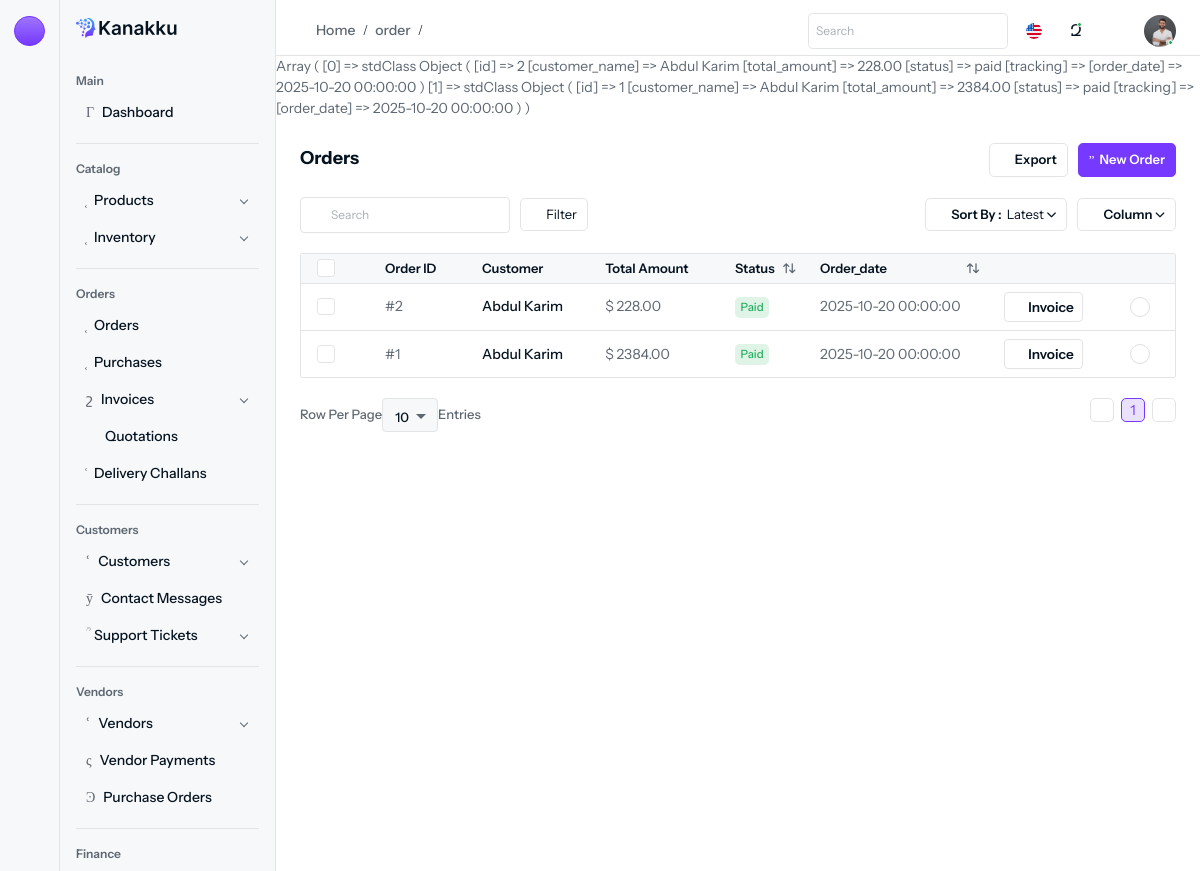
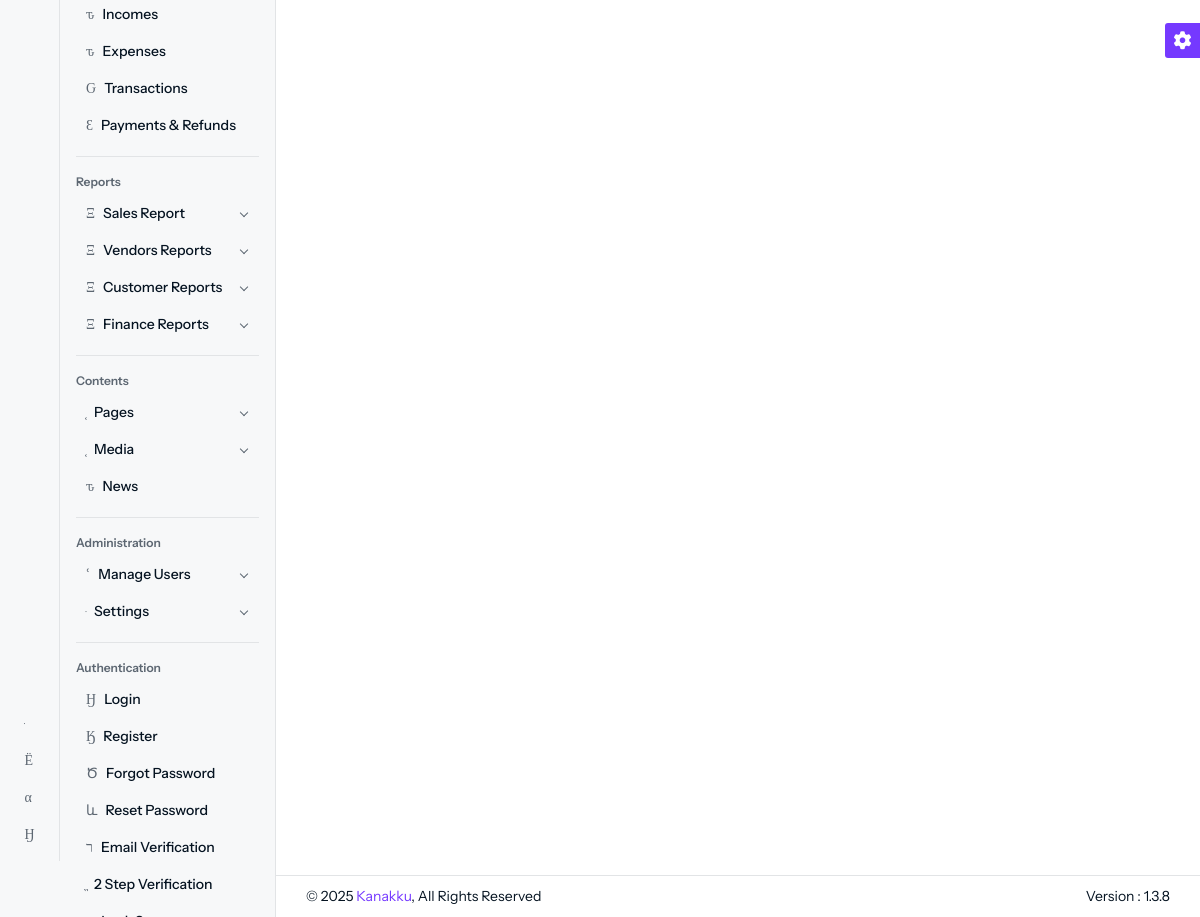
The page /order (signed in) on the database its author committed (2 pictures, top to bottom).
### tables this page shows
CREATE TABLE `orders` (
  `id` int NOT NULL,
  `customer_id` int DEFAULT NULL,
  `order_date` datetime DEFAULT CURRENT_TIMESTAMP,
  `status` varchar(50) DEFAULT NULL,
  `total_amount` decimal(10,2) DEFAULT NULL,
  `created_at` datetime DEFAULT CURRENT_TIMESTAMP,
  `updated_at` datetime DEFAULT CURRENT_TIMESTAMP,
  `delivery_date` date DEFAULT NULL,
  `shipping_address` varchar(255) DEFAULT NULL,
  `billing_address` varchar(255) DEFAULT NULL,
  `paid_amount` decimal(10,2) DEFAULT NULL,
  `discount` float DEFAULT NULL,
  `tracking_id` int DEFAULT NULL
);

CREATE TABLE `customers` (
  `id` int NOT NULL,
  `name` varchar(255) DEFAULT NULL,
  `email` varchar(255) DEFAULT NULL,
  `phone` varchar(50) DEFAULT NULL,
  `photo` varchar(255) NOT NULL,
  `address` varchar(255) NOT NULL,
  `status` varchar(255) NOT NULL,
  `created_at` datetime DEFAULT CURRENT_TIMESTAMP,
  `updated_at` datetime DEFAULT CURRENT_TIMESTAMP
);

### controllers/Orders/OrderController.php (called while the page is built, shortened)
<?php
class OrderController extends Controller
{
	public function index()
	{
		$data = Order::all();
		view("Orders", $data);
	}
}

### configs/app_config.php (called while the page is built, shortened)
<?php
$base_url = "http://localhost/elctro_Ecom_project/admin";

### models/Orders/order.model.php (called while the page is built, shortened)
<?php
class Order extends Model implements JsonSerializable
{
	public static function all()
	{
		global $db, $tx;
		$result = $db->query("
        SELECT
            o.id,
            c.name AS customer_name,
            o.total_amount,
            o.status,
            t.name AS tracking,
            o.order_date
        FROM orders AS o
        JOIN customers AS c ON o.customer_id = c.id
        LEFT JOIN trackings AS t ON t.id = o.tracking_id
        ORDER BY o.id DESC;
    ");
		$data = [];
		while ($order = $result->fetch_object()) {
			$data[] = $order;
		}
		return $data;
	}
}

### views/pages/Orders/order/index.php (the view, shortened to what this page needs)
<?php
print_r($data)
?>
<div class="content content-two">
    <div class="d-flex d-block align-items-center justify-content-between flex-wrap gap-3 mb-3">
        <div>
            <h6>Orders</h6>
        </div>
        <div class="d-flex my-xl-auto right-content align-items-center flex-wrap gap-2">
            <div class="dropdown">
                <a href="javascript:void(0);" class="btn btn-outline-white d-inline-flex align-items-center" data-bs-toggle="dropdown">
                    <i class="isax isax-export-1 me-1"></i>Export
                </a>
            </div>
            <div>
                <a href="<?= $base_url ?>/order/create" class="btn btn-primary d-flex align-items-center">
                    <i class="isax isax-add-circle5 me-1"></i>New Order
                </a>
            </div>
        </div>
    </div>
    <div class="mb-3">
        <div class="d-flex align-items-center justify-content-between flex-wrap gap-3">
            <div class="d-flex align-items-center flex-wrap gap-2">
                <div class="table-search d-flex align-items-center mb-0">
                    <div class="search-input">
                        <a href="javascript:void(0);" class="btn-searchset"><i class="isax isax-search-normal fs-12"></i></a>
                        <div id="DataTables_Table_0_filter" class="dataTables_filter"><label> <input type="search" class="form-control form-control-sm" placeholder="Search" aria-controls="DataTables_Table_0"></label></div>
                    </div>
                </div>
                <a class="btn btn-outline-white fw-normal d-inline-flex align-items-center" href="javascript:void(0);" data-bs-toggle="offcanvas" data-bs-target="#customcanvas">
                    <i class="isax isax-filter me-1"></i>Filter
                </a>
            </div>
            <div class="d-flex align-items-center flex-wrap gap-2">
                <div class="dropdown">
                    <a href="javascript:void(0);" class="dropdown-toggle btn btn-outline-white d-inline-flex align-items-center" data-bs-toggle="dropdown" aria-expanded="false">
                        <i class="isax isax-sort me-1"></i>Sort By : <span class="fw-normal ms-1">Latest</span>
                    </a>
                </div>
                <div class="dropdown">
                    <a href="javascript:void(0);" class="dropdown-toggle btn btn-outline-white d-inline-flex align-items-center" data-bs-toggle="dropdown" data-bs-auto-close="outside" aria-expanded="false">
                        <i class="isax isax-grid-3 me-1"></i>Column
                    </a>
                </div>
            </div>
        </div>
    </div>
    <div class="table-responsive">
        <div id="DataTables_Table_0_wrapper" class="dataTables_wrapper dt-bootstrap5 no-footer  mb-3">
            <table class="table table-nowrap datatable dataTable no-footer" id="DataTables_Table_0" aria-describedby="DataTables_Table_0_info">
                <thead class="thead-light">
                    <tr>
                        <th class="no-sort sorting sorting_asc" tabindex="0" aria-controls="DataTables_Table_0" rowspan="1" colspan="1" aria-sort="ascending" aria-label="CheckBox: activate to sort column descending">
                            <div class="form-check form-check-md">
                                <input class="form-check-input" type="checkbox" id="select-all">
                            </div>
                        </th>
                        <th class="no-sort" tabindex="0" aria-controls="DataTables_Table_0" rowspan="1" colspan="1" aria-label="OrderNumber: activate to sort column ascending">Order ID</th>
                        <th class="no-sort" tabindex="0" aria-controls="DataTables_Table_0" rowspan="1" colspan="1" aria-label="Product: activate to sort column ascending">Customer</th>
                        <th class="no-sort" tabindex="0" aria-controls="DataTables_Table_0" rowspan="1" colspan="1" aria-label="Total Amount: activate to sort column ascending">Total Amount</th>
                        <th class="sorting" tabindex="0" aria-controls="DataTables_Table_0" rowspan="1" colspan="1" aria-label="Status: activate to sort column ascending">Status</th>
                        <th class="sorting" tabindex="0" aria-controls="DataTables_Table_0" rowspan="1" colspan="1" aria-label="Created On: activate to sort column ascending">Order_date</th>
                        <th class="no-sort sorting" tabindex="0" aria-controls="DataTables_Table_0" rowspan="1" colspan="1" aria-label=": activate to sort column ascending"></th>
                        <th class="no-sort sorting" tabindex="0" aria-controls="DataTables_Table_0" rowspan="1" colspan="1" aria-label=": activate to sort column ascending"></th>
                    </tr>
                </thead>
                <tbody>
                    <?php
                    foreach ($data as $row) :
                    ?>
                        <tr class="odd">
                            <td class="sorting_1">
                                <div class="form-check form-check-md">
                                    <input class="form-check-input" type="checkbox">
                                </div>
                            </td>
                            <td>
                                #<?= $row->id ?>
                            </td>
                            <td>
                                <h6 class="fs-14 fw-medium mb-0"><?= htmlspecialchars($row->customer_name) ?></h6>
                            </td>
                            <td>$ <?= $row->total_amount ?></td>
                            <td>
                                <?php if ($row->status == 'paid'): ?>
                                    <span class="badge bg-success-subtle text-success">Paid</span>
                                <?php elseif ($row->status == 'unpaid'): ?>
                                    <span class="badge bg-danger-subtle text-info">unpaid</span>
                                <?php else: ?>
                                    <span class="badge bg-danger-subtle text-danger"><?= ucfirst($row->status) ?></span>
                                <?php endif; ?>
                            </td>
                            <td> <?= $row->order_date ?></td>
                            <td>
                                <a href="<?= $base_url ?>/order/show/<?= $row->id ?>" class="btn btn-sm btn-outline-white d-inline-flex align-items-center me-1">
                                    <i class="isax isax-add-circle me-1"></i> Invoice
                                </a>
                            </td>
                            <td class="action-item">
                                <a href="javascript:void(0);" data-bs-toggle="dropdown" aria-expanded="false" class="">
                                    <i class="isax isax-more"></i>
                                </a>
                            </td>
                        </tr>
                    <?php
                    endforeach;
                    ?>
                </tbody>
            </table>
        </div>
    </div>
</div>

### rows shown on the page
orders: id "2", customer.name "Abdul Karim", total_amount "228.00", status "Paid", order_date "2025-10-20 00:00:00"
orders: id "1", customer.name "Abdul Karim", total_amount "2384.00", status "Paid", order_date "2025-10-20 00:00:00"

### other values the page prints
$_GET["class"] "order"
